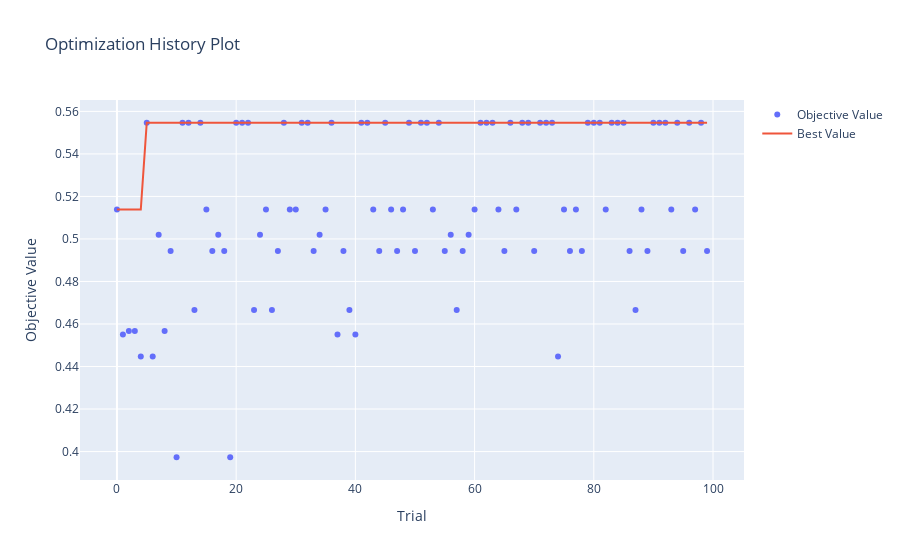

This figure's notebook cell:
### Code cell
# Plot optimization history
history_fig = plot_optimization_history(kmeans_study)
history_fig.show()
